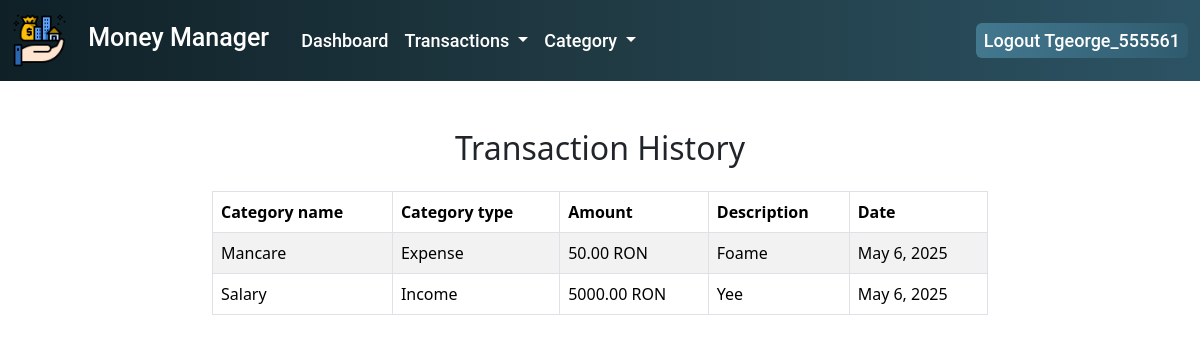
The page /list_of_transactions/ (signed in) on the database as committed earlier.
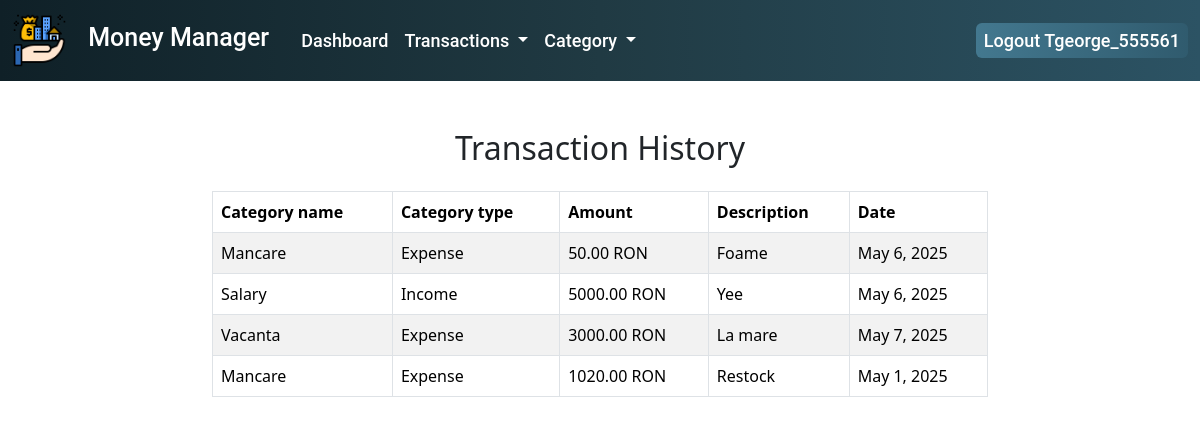
The same page on the database as committed later.
### transactions/models.py (models this page shows, shortened)
class UserTransactions(models.Model):
    user = models.ForeignKey(User, on_delete=models.CASCADE)
    category = models.ForeignKey(UserCategory, null = True, blank = True, on_delete = models.SET_NULL)
    amount = models.DecimalField(max_digits=10, decimal_places=2)
    date = models.DateField()
    description = models.TextField(blank=True)
    created_at = models.DateTimeField(auto_now_add=True)
    updated_at = models.DateTimeField(auto_now=True)

### categories/models.py (models this page shows, shortened)
class UserCategory(models.Model):
    user = models.ForeignKey(User, on_delete=models.CASCADE, null=True)
    name = models.CharField(max_length=100)
    is_income = models.BooleanField(choices=is_income_choices,default=False)  # Venituri vs Cheltuieli
    created_at = models.DateTimeField(auto_now_add=True)
    updated_at = models.DateTimeField(auto_now=True)

### transactions/views.py (the view)
# urls.py: path('list_of_transactions/',views.TransactionListView.as_view(), name='list-of-transactions'),
class TransactionListView(LoginRequiredMixin, ListView):
    template_name = 'transactions/list_of_transactions.html'
    model = UserTransactions
    context_object_name = 'all_transactions'
    def get_queryset(self):
        return UserTransactions.objects.filter(user=self.request.user)
    def get_context_data(self, **kwargs):
        data = super().get_context_data(**kwargs)
        data['categories'] = UserCategory.objects.all()
        return data

### templates/transactions/list_of_transactions.html (shortened to what this page needs)
{% extends 'base.html' %}
{% block content %}
 <div class="container-fluid py-5">
    <div class="row">
        <div class="col-md-8 offset-md-2">
            <h2 class="text-center mb-4">Transaction History</h2>
            <table class="table table-striped table-bordered">
                <thead class="thead-dark">
                    <tr>
                        <th>Category name</th>
                        <th>Category type</th>
                        <th>Amount</th>
                        <th>Description</th>
                        <th>Date</th>
                    </tr>
                </thead>
                <tbody>
                    {% for transaction in all_transactions %}
                        <tr>
                            <td>{{ transaction.category.name }}</td>
                            <td>
                                {% if transaction.category.is_income %}
                                    Income
                                {% else %}
                                    Expense
                                {% endif %}
                            </td>
                            <td>{{ transaction.amount }} RON</td>
                            <td>{{ transaction.description }}</td>
                            <td>{{ transaction.date }}</td>
                        </tr>
                    {% endfor %}
                </tbody>
            </table>
        </div>
    </div>
</div>
{% endblock %}

### templates/base.html (shortened to what this page needs)
{% load static %}
<!DOCTYPE html>
<html lang="en">
<head>
    <link href="https://cdn.jsdelivr.net/npm/bootstrap@5.3.3/dist/css/bootstrap.min.css" rel="stylesheet">
</head>
<body>
{% include 'navbar.html' %}
{% block content %} {% endblock %}
</body>
</html>

### templates/navbar.html (shortened to what this page needs)
{% load static %}
<nav class="navbar navbar-expand-lg" style="background: linear-gradient(90deg, #0f2027, #203a43, #2c5364);"
     data-bs-theme="dark">
    <div class="container-fluid">
        <a class="navbar-brand me-4" href="{% url 'homepage' %}">
            <img src="{% static '/images/logo.png' %}" width="55" height="55" alt="LogoMoneyManager">
            <span class="ms-3"
                  style="color: #ffffff; font-family: 'Roboto', sans-serif; font-weight: 550; line-height: 48px; font-size: 25px;">
                Money Manager
            </span>
        </a>
        {% if user.is_authenticated %}
            <ul class="navbar-nav ms-auto">
                <li class="nav-item">
                    <a class="nav-link" href="{% url "dashboard" %}" role="button"
                       aria-expanded="false"
                       style="color: #ffffff; font-weight: 550; font-size: 18px; line-height: 48px; font-family: 'Roboto', sans-serif;">
                        Dashboard
                    </a>
                </li>
            </ul>
            <ul class="navbar-nav ms-auto">
                <li class="nav-item dropdown">
                    <a class="nav-link dropdown-toggle" href="#" role="button" data-bs-toggle="dropdown"
                       aria-expanded="false"
                       style="color: #ffffff; font-weight: 550; font-size: 18px; line-height: 48px; font-family: 'Roboto', sans-serif;">
                        Transactions
                    </a>
            </ul>
            <ul class="navbar-nav ms-auto">
                <li class="nav-item dropdown">
                    <a class="nav-link dropdown-toggle" href="#" role="button" data-bs-toggle="dropdown"
                       aria-expanded="false"
                       style="color: #ffffff; font-weight: 550; font-size: 18px; line-height: 48px; font-family: 'Roboto', sans-serif;">
                        Category
                    </a>
                </li>
            </ul>{% endif %}
        <div class="collapse navbar-collapse" id="navbarNav">
            <ul class="navbar-nav ms-auto">
                {% if user.is_authenticated %}
                    <li>
                        <form method="POST" action="{% url "logout" %}">
                            <button type="submit" class="btn nav-link px-2 py-1"
                                    style="background: linear-gradient(90deg, #43788f, #305b6e); color: white; font-weight: 550; font-size: 18px; font-family: 'Roboto', sans-serif;">
                                Logout {{ user.username|title }}</button>
                        </form>
                    </li>
                {% endif %}
            </ul>
        </div>
    </div>
</nav>

Rows that differ between the two databases and show on the page:
added UserTransactions: shows "Expense"
added UserTransactions: shows "Expense"
